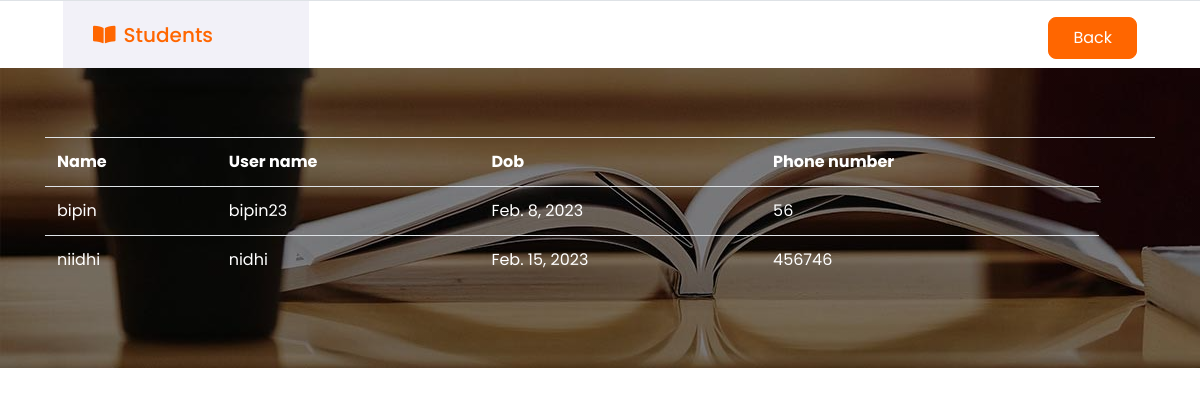
Screenshot of /studentview (signed in) with the database file from the repository.
### login_app/models.py (models this page shows)
class User(AbstractUser):
    name=models.CharField(max_length=30,blank=False,verbose_name='Name')
    dob=models.DateField(blank=False,verbose_name='DOB',default='2000-12-08')
    phone=models.IntegerField(blank=False,verbose_name='Phone number',null=True)
    class Meta:
        db_table='Usertable'

### login_app/views.py (the view)
# urls.py: path('studentview',views.studentview,name='studentview'),
@login_required(login_url='login')
def studentview(request):
    st=User.objects.filter(is_active=1,is_staff=0)
    return render(request,'studentview.html',{'st':st})

### login_app/templates/studentview.html (shortened to what this page needs)
{% load static %}
<!DOCTYPE html>
<html lang="en">
<head>
    <link href="https://cdnjs.cloudflare.com/ajax/libs/font-awesome/5.10.0/css/all.min.css" rel="stylesheet">
    <link href="lib/owlcarousel/assets/owl.carousel.min.css" rel="stylesheet">
    <link href="static/css/style.css" rel="stylesheet">
</head>
<body>
    <div class="container-fluid">
        <div class="row border-top px-xl-5">
            <div class="col-lg-3 d-none d-lg-block">
                <a class="d-flex align-items-center justify-content-between bg-secondary w-100 text-decoration-none" data-toggle="collapse" href="#navbar-vertical" style="height: 67px; padding: 0 30px;">
                    <h5 class="text-primary m-0"><i class="fa fa-book-open mr-2"></i>Students</h5>
                </a>
            </div>
            <div class="col-lg-9">
                <nav class="navbar navbar-expand-lg bg-light navbar-light py-3 py-lg-0 px-0">
                    <div class="collapse navbar-collapse justify-content-between" id="navbarCollapse">
                        <a class="btn btn-primary py-2 px-4 ml-auto mt-3 d-none d-lg-block " href="studentprofile">Back</a>
                    </div>
                </nav>
            </div>
        </div>
    </div>
    <div class="container-fluid page-header" style="margin-bottom: 90px;">
        <div class="container">
            <div class="d-flex flex-column justify-content-center" style="min-height: 300px">
                <table class="table text-white">
                    <tr>
                        <th>Name</th>
                        <th>User name</th>
                        <th>Dob</th>
                        <th>Phone number</th>
                        <th></th>
                    </tr>
                    {% for i in st %}
                    <tr>
                        <td>{{i.name}}</td>
                        <td>{{i.username}}</td>
                        <td>{{i.dob}}</td>
                        <td>{{i.phone}}</td>
                    </tr>
                    {% endfor %}
                </table>
            </div>
        </div>
    </div>
</body>
</html>

### rows the page displays
User: name "bipin", username "bipin23", dob "Feb. 8, 2023", phone "56"
User: name "niidhi", username "nidhi", dob "Feb. 15, 2023", phone "456746"
